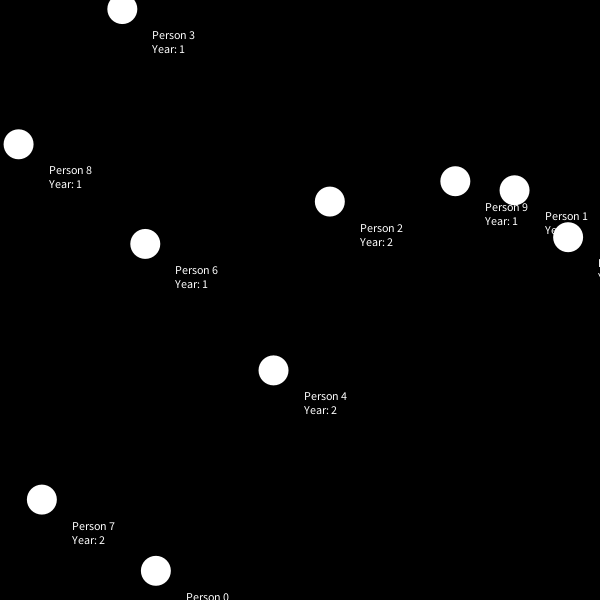
Frame 1 (no input)
Frame 60 (the mouse pressed at the canvas centre just before this capture): identical to frame 1, image omitted
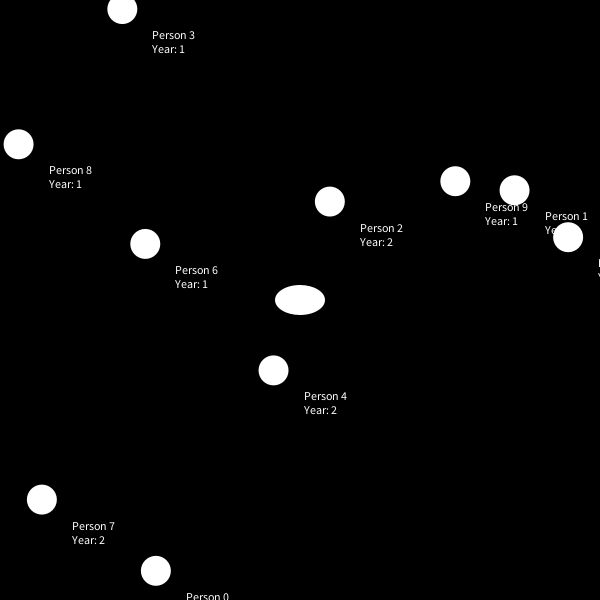
Frame 120 (the mouse held since frame 60 and released just before this capture)

The Processing sketch that drew these frames (run headless with seeded random() and noise(); from frame 60 on, the mouse is pressed at the canvas centre):

// Processing sketch: Tutorial_1
// ── Tutorial_1.pde
// Step 1: Create / Allocate Memory for your Person
ArrayList<Person> people;

// Runs Once
void setup() {
  size(600, 600);
  
  people = new ArrayList<Person>();
  
  for (int i=0; i<10; i++) { 
    Person p = new Person("Person " + i, str(int(random(1, 5))));
    p.randomLocation();
    people.add(p);
  }
}

// Runs Over and Over at 60 - FPS
void draw() {
  
  background(0); // Black Background
  //background(255); White Background
  
  fill(255);
  ellipse(mouseX, mouseY, 50, 10*mouseY/100); 
  
  // Draw Ira
  for (Person p: people) {
    p.drawPerson();
  }
  
}

// ── Person.pde
// This Person Class Will Represent people in our class

class Person {
  
  String name;
  String year;
  PVector screenLocation;
  
  Person(String _name, String _year) {
    name = _name;
    year = _year;
    screenLocation = new PVector(width/2, height/2);
  }
  
  void randomLocation() {
    screenLocation = new PVector(random(width), random(height));
  }
  
  void drawPerson() {
    noStroke(); // No circle outline
    fill(255);  // White Fill
    ellipse(screenLocation.x, screenLocation.y, 30, 30);
    
    text(name + "\n" + "Year: " + year, screenLocation.x + 30, screenLocation.y + 30);
  }
  
}
